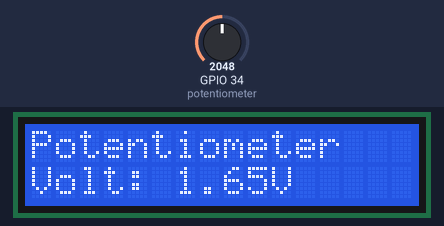
A sketch run on a simulated ESP32. Shown: 16×2 character LCD. The test bench sets the inputs (shaded band); at power-on: GPIO 34 (potentiometer) = 2048.

Above: at 1.2 s.
1.3 s: GPIO 34 (potentiometer) set to 2866
At 2.4 s:
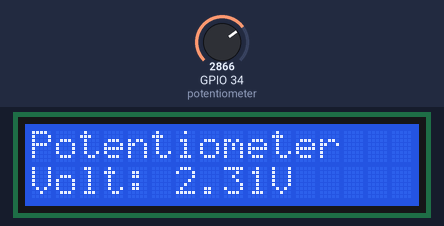
3.1 s: GPIO 34 (potentiometer) set to 3603
At 3.9 s:
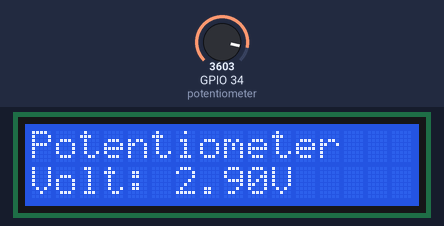
4.6 s: GPIO 34 (potentiometer) set to 4095
At 5.3 s:
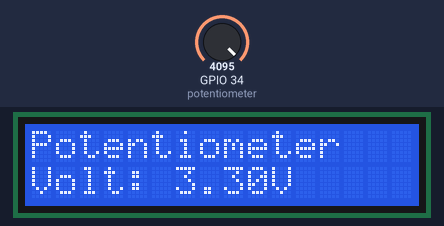
Timing chart, 0 to 7.6 s (numbered marks = the images above; inputs shaded):
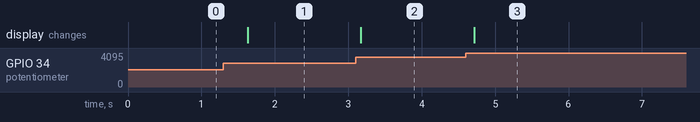

The sketch:

sketch.ino
```cpp
#include <LiquidCrystal_I2C.h>

LiquidCrystal_I2C lcd(0x27,16,2);
int pot_value;

void setup() {
  pinMode(34, INPUT);
  lcd.init();
  lcd.backlight();
  lcd.setCursor(0, 0);
  lcd.print("Potentiometer");
}

void loop() {
  pot_value = analogRead(34);
  float voltage = pot_value * (3.3 / 4095);

  lcd.setCursor(0, 1);
  lcd.print("Volt: ");
  lcd.print(voltage, 2);
  lcd.print("V   ");

  delay(500);
}
```

Measured:
- after the input at 1.3 s, the display: changes after 0.33 s (image 1)
- after the input at 3.1 s, the display: changes after 0.07 s (image 2)
- after the input at 4.6 s, the display: changes after 0.11 s (image 3)
